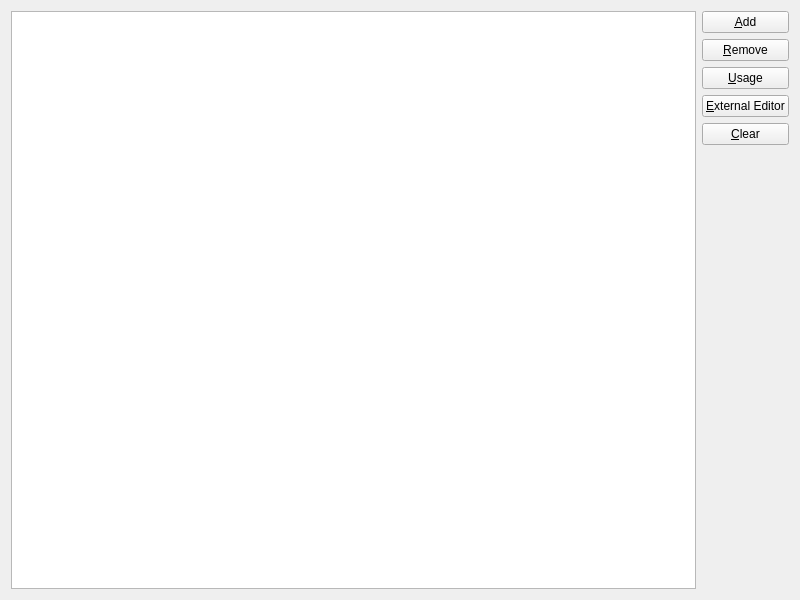
<?xml version="1.0" encoding="UTF-8"?>
<ui version="4.0">
 <class>CustomPhraseEditor</class>
 <widget class="QWidget" name="CustomPhraseEditor">
  <property name="geometry">
   <rect>
    <x>0</x>
    <y>0</y>
    <width>800</width>
    <height>600</height>
   </rect>
  </property>
  <property name="minimumSize">
   <size>
    <width>600</width>
    <height>400</height>
   </size>
  </property>
  <layout class="QHBoxLayout" name="horizontalLayout">
   <item>
    <widget class="QTableView" name="tableView_">
     <property name="selectionMode">
      <enum>QAbstractItemView::SingleSelection</enum>
     </property>
     <property name="selectionBehavior">
      <enum>QAbstractItemView::SelectRows</enum>
     </property>
     <attribute name="horizontalHeaderStretchLastSection">
      <bool>true</bool>
     </attribute>
     <attribute name="verticalHeaderVisible">
      <bool>false</bool>
     </attribute>
    </widget>
   </item>
   <item>
    <layout class="QVBoxLayout" name="verticalLayout_">
     <item>
      <widget class="QPushButton" name="addButton_">
       <property name="text">
        <string>&amp;Add</string>
       </property>
       <property name="icon">
        <iconset theme="list-add">
         <normaloff>.</normaloff>.</iconset>
       </property>
      </widget>
     </item>
     <item>
      <widget class="QPushButton" name="removeButton_">
       <property name="text">
        <string>&amp;Remove</string>
       </property>
       <property name="icon">
        <iconset theme="list-remove">
         <normaloff>.</normaloff>.</iconset>
       </property>
      </widget>
     </item>
     <item>
      <widget class="QPushButton" name="helpButton_">
       <property name="text">
        <string>&amp;Usage</string>
       </property>
       <property name="icon">
        <iconset theme="dialog-question"/>
       </property>
      </widget>
     </item>
     <item>
      <widget class="QPushButton" name="externalEditor_">
       <property name="text">
        <string>&amp;External Editor</string>
       </property>
       <property name="icon">
        <iconset theme="document-edit">
         <normaloff>.</normaloff>.</iconset>
       </property>
      </widget>
     </item>
     <item>
      <widget class="QPushButton" name="clearButton_">
       <property name="text">
        <string>&amp;Clear</string>
       </property>
       <property name="icon">
        <iconset theme="edit-delete">
         <normaloff>.</normaloff>.</iconset>
       </property>
      </widget>
     </item>
     <item>
      <spacer name="verticalSpacer_">
       <property name="orientation">
        <enum>Qt::Vertical</enum>
       </property>
       <property name="sizeHint" stdset="0">
        <size>
         <width>20</width>
         <height>40</height>
        </size>
       </property>
      </spacer>
     </item>
    </layout>
   </item>
  </layout>
 </widget>
 <resources/>
 <connections/>
</ui>
